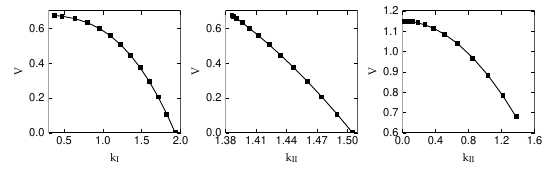

Source code (R):
#pdf(file = "./Documents/Summer-Project/Elastic-Fracture/Graphs/overall-fit.pdf", useDingbats = FALSE, width = 5.6, height = 1.8)

dat1 <- read.csv("./Documents/Summer-Project/Elastic-Fracture/Graphs/overall-fit-1.csv")

library(ggplot2)
library(scales)    
library(grid) 
library(gtable)

cbPalette1 <- c("#000000","#000000")
cbPalette2 <- c("#000000","#000000")
cbPalette3 <- c("#000000","#000000")


KI        <-dat1$KI
KII        <-dat1$KII
lambda    <- dat1$lambda
estimated <- dat1$estimated
estimated2 <- dat1$estimated2

df <- data.frame(KI, lambda, estimated)
p1 <- ggplot(df, aes(x=KI, y = value, color = variable)) + 
    geom_line(aes(y = 12*(3/pi)*estimated, col = "Best fit"), size=0.3) + 
    geom_point(aes(y = 12*(3/pi)*lambda, col = "lambda"), size=1.3,shape=15) +
    scale_colour_manual(values=cbPalette1,name  = NULL) +
    coord_cartesian(ylim=c(0,0.7),xlim=c(0.3,2),expand=FALSE) +	
    theme_custom() + 
    ylab(expression(V))+xlab(expression(k[I]))+
    theme(plot.margin = unit(c(0.1,0.2,0,0), "cm")) + # ("top", "right", "bottom", "left")
   theme(axis.title = element_text(size=8,family="Palatino"), legend.position="none")
   
df2 <- data.frame(KII, lambda, estimated2)
p2 <- ggplot(df2, aes(x=KII, y = value, color = variable)) + 
    geom_line(aes(y = 12*(3/pi)*estimated2, col = "Best fit"), size=0.3) + 
    geom_point(aes(y = 12*(3/pi)*lambda, col = "lambda"), size=1.3,shape=15) +
    scale_colour_manual(values=cbPalette2,name  = NULL) +
    coord_cartesian(ylim=c(0,0.7),xlim=c(1.38,1.51),expand=FALSE) +
    theme_custom() + 
    ylab(expression(V))+xlab(expression(k[II]))+
    theme(plot.margin = unit(c(0.1,0.2,0,0), "cm")) + # ("top", "right", "bottom", "left")
   theme(axis.title = element_text(size=8,family="Palatino"), legend.position="none")
   

   
dat2 <- read.csv("./Documents/Summer-Project/Elastic-Fracture/Graphs/overall-fit-2.csv")
KII              <-dat2$KII
lam          <- dat2$lambda
lambdaEst <- dat2$lambdaEst
L                <- dat2$L
LEst      <- dat2$LEst


df <- data.frame(KII, lam, lambdaEst)
p3 <- ggplot(df, aes(x=KII, y = value, color = variable)) + 
    geom_line(aes(y = 12*(3/pi)*lambdaEst, col = "Best fit"), size=0.3) + 
    geom_point(aes(y = 12*(3/pi)*lam, col = "lambda"), size=1.3,shape = c(15)) +
    scale_colour_manual(values=cbPalette3,name  = NULL) +
    coord_cartesian(ylim=c(0.6,1.201),xlim=c(0,1.6),expand=FALSE) +
    theme_custom() + 
    ylab(expression(V))+xlab(expression(k[II]))+
    theme(plot.margin = unit(c(0.1,0.2,0,0), "cm")) + # ("top", "right", "bottom", "left")
   theme(axis.title = element_text(size=8,family="Palatino"), legend.position="none")
   
#df2 <- data.frame(KII, L, LEst)
#p4 <- ggplot(df2, aes(x=KII, y = value, color = variable)) + 
#    geom_line(aes(y = LEst, col = "Best fit"), size=0.3) + 
#    geom_point(aes(y = L, col = "L"), size=1, shape=17) +
#    scale_colour_manual(values=cbPalette4,name  = NULL) +
#    coord_cartesian(ylim=c(0,3.5),xlim=c(-0.05,1.53),expand=FALSE) +
#    theme_bw() + 
#    ylab(expression(L))+xlab(expression(kappa[II]))+
#    theme(plot.margin = unit(c(0.1,0.2,0,0), "cm")) + # ("top", "right", "bottom", "left")
#   theme(axis.title = element_text(size=8,family="Palatino"), legend.position="none")

g1 = plot_custom(p1)
g2 = plot_custom(p2)
g3 = plot_custom(p3)

p <- qplot(-20:-19,1:2) +
     coord_cartesian(xlim=c(0,570),ylim=c(0,180),expand=FALSE) +
     theme(axis.line=element_blank(),axis.text.x=element_blank(),
          axis.text.y=element_blank(),axis.ticks=element_blank(),
          axis.title.x=element_blank(),
          axis.title.y=element_blank(),legend.position="none",
          panel.background=element_blank(),panel.border=element_blank(),panel.grid.major=element_blank(),
          panel.grid.minor=element_blank(),plot.background=element_blank())

pdf(file = "./Documents/Summer-Project/Elastic-Fracture/Graphs/overall-fit.pdf", useDingbats = FALSE, width = 5.5, height = 1.8)
p + annotation_custom(grob = g1, xmin = 0   , xmax = 190, ymin = 0, ymax = 180) +
    annotation_custom(grob = g2, xmin = 190, xmax = 380, ymin = 0, ymax = 180) +
    annotation_custom(grob = g3, xmin = 380 , xmax = 570, ymin = 0, ymax = 180) 

dev.off()

